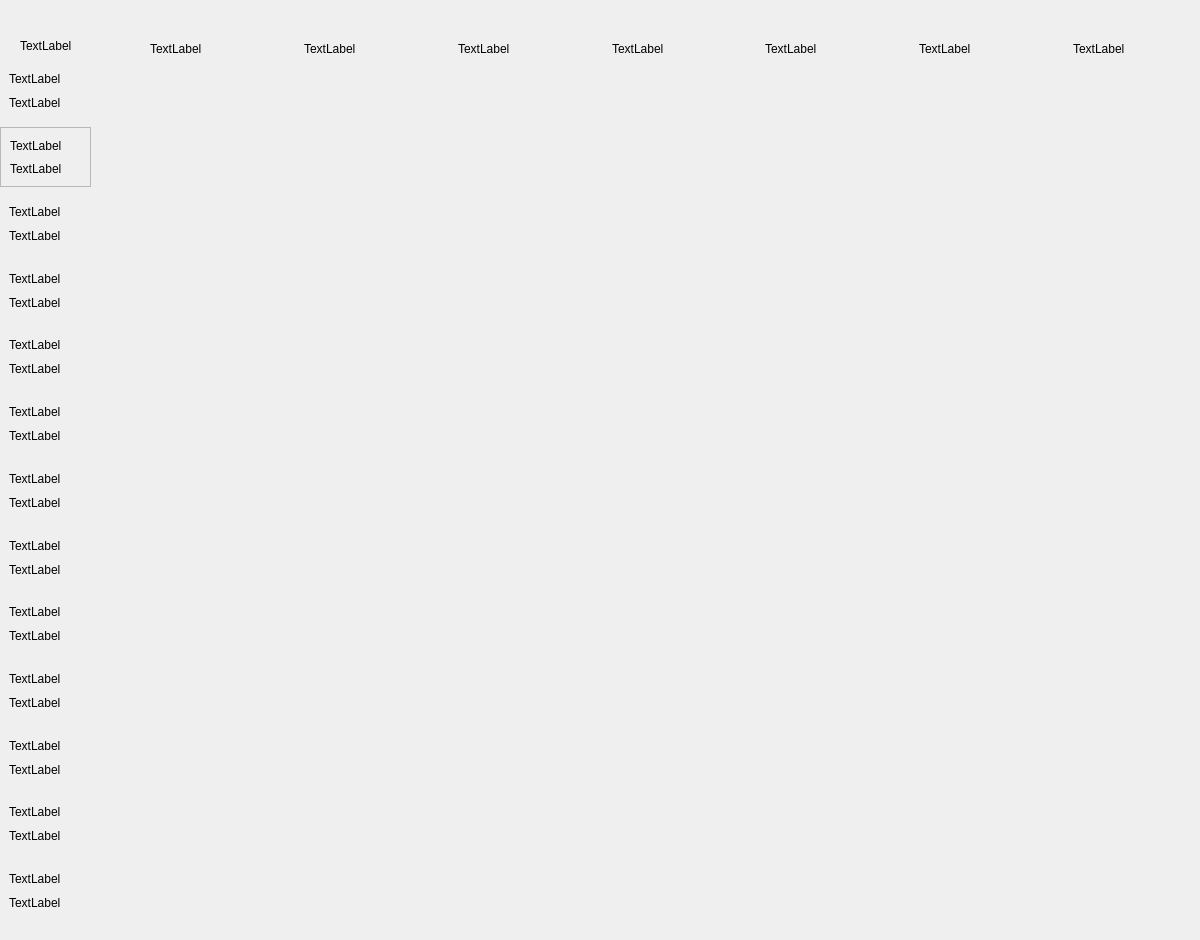
   <widget class="QWidget" name="page16">
    <widget class="QWidget" name="widget_241" native="true">
     <property name="geometry">
      <rect>
       <x>0</x>
       <y>20</y>
       <width>1191</width>
       <height>911</height>
      </rect>
     </property>
     <widget class="QLabel" name="firstweek_16">
      <property name="geometry">
       <rect>
        <x>20</x>
        <y>10</y>
        <width>71</width>
        <height>31</height>
       </rect>
      </property>
      <property name="text">
       <string>TextLabel</string>
      </property>
     </widget>
     <widget class="QWidget" name="widget_242" native="true">
      <property name="geometry">
       <rect>
        <x>0</x>
        <y>40</y>
        <width>91</width>
        <height>861</height>
       </rect>
      </property>
      <layout class="QVBoxLayout" name="verticalLayout_211">
       <item>
        <widget class="QWidget" name="widget_243" native="true">
         <layout class="QVBoxLayout" name="verticalLayout_212">
          <item>
           <widget class="QLabel" name="num1_16">
            <property name="text">
             <string>TextLabel</string>
            </property>
           </widget>
          </item>
          <item>
           <widget class="QLabel" name="first_16">
            <property name="text">
             <string>TextLabel</string>
            </property>
            <property name="scaledContents">
             <bool>false</bool>
            </property>
           </widget>
          </item>
         </layout>
        </widget>
       </item>
       <item>
        <widget class="QFrame" name="frame_16">
         <property name="frameShape">
          <enum>QFrame::StyledPanel</enum>
         </property>
         <property name="frameShadow">
          <enum>QFrame::Raised</enum>
         </property>
         <layout class="QVBoxLayout" name="verticalLayout_213">
          <item>
           <widget class="QLabel" name="num2_16">
            <property name="text">
             <string>TextLabel</string>
            </property>
           </widget>
          </item>
          <item>
           <widget class="QLabel" name="second_16">
            <property name="text">
             <string>TextLabel</string>
            </property>
           </widget>
          </item>
         </layout>
        </widget>
       </item>
       <item>
        <widget class="QWidget" name="widget_244" native="true">
         <layout class="QVBoxLayout" name="verticalLayout_214">
          <item>
           <widget class="QLabel" name="num3_16">
            <property name="text">
             <string>TextLabel</string>
            </property>
           </widget>
          </item>
          <item>
           <widget class="QLabel" name="third_16">
            <property name="text">
             <string>TextLabel</string>
            </property>
           </widget>
          </item>
         </layout>
        </widget>
       </item>
       <item>
        <widget class="QWidget" name="widget_245" native="true">
         <layout class="QVBoxLayout" name="verticalLayout_215">
          <item>
           <widget class="QLabel" name="num4_16">
            <property name="text">
             <string>TextLabel</string>
            </property>
           </widget>
          </item>
          <item>
           <widget class="QLabel" name="forth_16">
            <property name="text">
             <string>TextLabel</string>
            </property>
           </widget>
          </item>
         </layout>
        </widget>
       </item>
       <item>
        <widget class="QWidget" name="widget_246" native="true">
         <layout class="QVBoxLayout" name="verticalLayout_216">
          <item>
           <widget class="QLabel" name="num5_16">
            <property name="text">
             <string>TextLabel</string>
            </property>
           </widget>
          </item>
          <item>
           <widget class="QLabel" name="fifth_16">
            <property name="text">
             <string>TextLabel</string>
            </property>
           </widget>
          </item>
         </layout>
        </widget>
       </item>
       <item>
        <widget class="QWidget" name="widget_247" native="true">
         <layout class="QVBoxLayout" name="verticalLayout_217">
          <item>
           <widget class="QLabel" name="num6_16">
            <property name="text">
             <string>TextLabel</string>
            </property>
           </widget>
          </item>
          <item>
           <widget class="QLabel" name="sixth_16">
            <property name="text">
             <string>TextLabel</string>
            </property>
           </widget>
          </item>
         </layout>
        </widget>
       </item>
       <item>
        <widget class="QWidget" name="widget_248" native="true">
         <layout class="QVBoxLayout" name="verticalLayout_218">
          <item>
           <widget class="QLabel" name="num7_16">
            <property name="text">
             <string>TextLabel</string>
            </property>
           </widget>
          </item>
          <item>
           <widget class="QLabel" name="seventh_16">
            <property name="text">
             <string>TextLabel</string>
            </property>
           </widget>
          </item>
         </layout>
        </widget>
       </item>
       <item>
        <widget class="QWidget" name="widget_249" native="true">
         <layout class="QVBoxLayout" name="verticalLayout_219">
          <item>
           <widget class="QLabel" name="num8_16">
            <property name="text">
             <string>TextLabel</string>
            </property>
           </widget>
          </item>
          <item>
           <widget class="QLabel" name="eighth_16">
            <property name="text">
             <string>TextLabel</string>
            </property>
           </widget>
          </item>
         </layout>
        </widget>
       </item>
       <item>
        <widget class="QWidget" name="widget_250" native="true">
         <layout class="QVBoxLayout" name="verticalLayout_220">
          <item>
           <widget class="QLabel" name="num9_16">
            <property name="text">
             <string>TextLabel</string>
            </property>
           </widget>
          </item>
          <item>
           <widget class="QLabel" name="ninth_16">
            <property name="text">
             <string>TextLabel</string>
            </property>
           </widget>
          </item>
         </layout>
        </widget>
       </item>
       <item>
        <widget class="QWidget" name="widget_251" native="true">
         <layout class="QVBoxLayout" name="verticalLayout_221">
          <item>
           <widget class="QLabel" name="num10_16">
            <property name="text">
             <string>TextLabel</string>
            </property>
           </widget>
          </item>
          <item>
           <widget class="QLabel" name="tenth_16">
            <property name="text">
             <string>TextLabel</string>
            </property>
           </widget>
          </item>
         </layout>
        </widget>
       </item>
       <item>
        <widget class="QWidget" name="widget_252" native="true">
         <layout class="QVBoxLayout" name="verticalLayout_222">
          <item>
           <widget class="QLabel" name="num11_16">
            <property name="text">
             <string>TextLabel</string>
            </property>
           </widget>
          </item>
          <item>
           <widget class="QLabel" name="eleventh_16">
            <property name="text">
             <string>TextLabel</string>
            </property>
           </widget>
          </item>
         </layout>
        </widget>
       </item>
       <item>
        <widget class="QWidget" name="widget_253" native="true">
         <layout class="QVBoxLayout" name="verticalLayout_223">
          <item>
           <widget class="QLabel" name="num12_16">
            <property name="text">
             <string>TextLabel</string>
            </property>
           </widget>
          </item>
          <item>
           <widget class="QLabel" name="twelfth_16">
            <property name="text">
             <string>TextLabel</string>
            </property>
           </widget>
          </item>
         </layout>
        </widget>
       </item>
       <item>
        <widget class="QWidget" name="widget_254" native="true">
         <layout class="QVBoxLayout" name="verticalLayout_224">
          <item>
           <widget class="QLabel" name="num13_16">
            <property name="text">
             <string>TextLabel</string>
            </property>
           </widget>
          </item>
          <item>
           <widget class="QLabel" name="thirteenth_16">
            <property name="text">
             <string>TextLabel</string>
            </property>
           </widget>
          </item>
         </layout>
        </widget>
       </item>
      </layout>
     </widget>
     <widget class="QWidget" name="widget_255" native="true">
      <property name="geometry">
       <rect>
        <x>150</x>
        <y>10</y>
        <width>1071</width>
        <height>37</height>
       </rect>
      </property>
      <layout class="QHBoxLayout" name="horizontalLayout_16">
       <item>
        <widget class="QLabel" name="mon_16">
         <property name="text">
          <string>TextLabel</string>
         </property>
        </widget>
       </item>
       <item>
        <widget class="QLabel" name="tue_16">
         <property name="text">
          <string>TextLabel</string>
         </property>
        </widget>
       </item>
       <item>
        <widget class="QLabel" name="wed_16">
         <property name="text">
          <string>TextLabel</string>
         </property>
        </widget>
       </item>
       <item>
        <widget class="QLabel" name="thu_16">
         <property name="text">
          <string>TextLabel</string>
         </property>
        </widget>
       </item>
       <item>
        <widget class="QLabel" name="fri_16">
         <property name="text">
          <string>TextLabel</string>
         </property>
        </widget>
       </item>
       <item>
        <widget class="QLabel" name="sat_16">
         <property name="text">
          <string>TextLabel</string>
         </property>
        </widget>
       </item>
       <item>
        <widget class="QLabel" name="sun_16">
         <property name="text">
          <string>TextLabel</string>
         </property>
        </widget>
       </item>
      </layout>
     </widget>
     <widget class="QWidget" name="widget_256" native="true">
      <property name="geometry">
       <rect>
        <x>100</x>
        <y>50</y>
        <width>1061</width>
        <height>851</height>
       </rect>
      </property>
     </widget>
    </widget>
   </widget>
